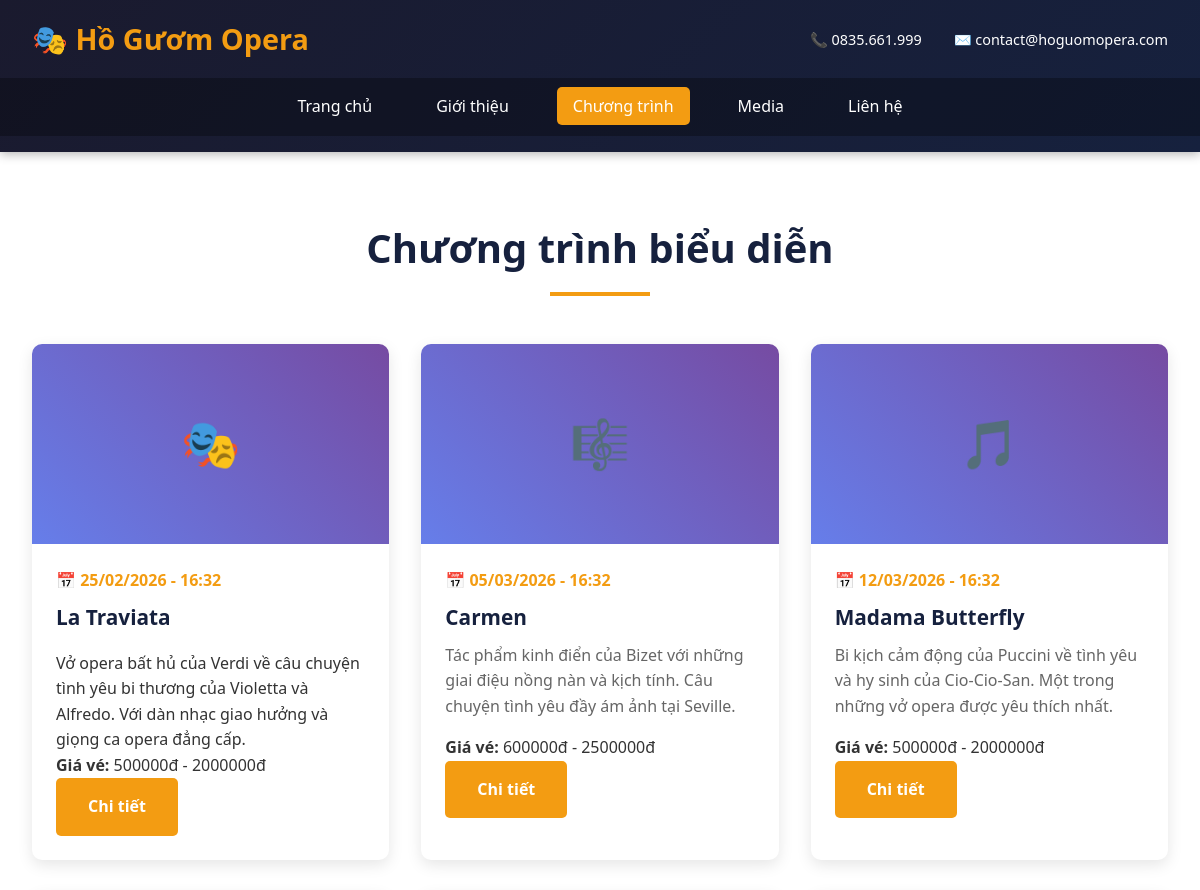
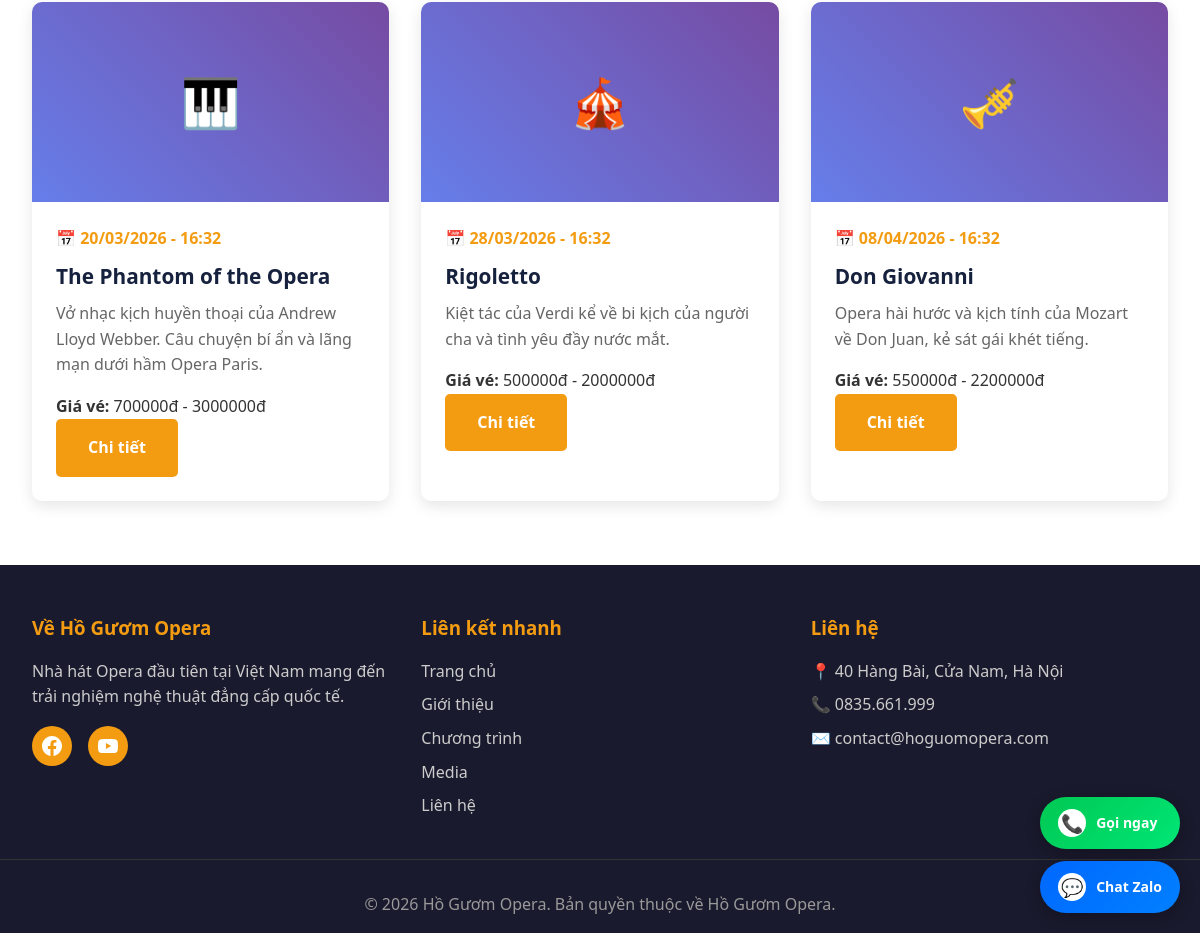
Screenshot of /events/ with the database file from the repository (2 pictures, top to bottom).
### core/models.py (models this page shows, shortened)
class SiteSettings(models.Model):
    site_name = models.CharField(max_length=200, default="Hồ Gươm Opera", verbose_name="Tên website")
    site_title = models.CharField(max_length=200, default="Hồ Gươm Opera - Nhà hát Opera Hà Nội", verbose_name="Tiêu đề website")
    site_description = models.TextField(default="Trải nghiệm nghệ thuật opera đẳng cấp thế giới tại Hà Nội", verbose_name="Mô tả website")
    logo = models.ImageField(upload_to='site/', blank=True, null=True, verbose_name="Logo")
    favicon = models.ImageField(upload_to='site/', blank=True, null=True, verbose_name="Favicon")
    phone = models.CharField(max_length=20, default="0835.661.999", verbose_name="Số điện thoại")
    email = models.EmailField(default="contact@hoguomopera.com", verbose_name="Email")
    address = models.CharField(max_length=500, default="40 Hàng Bài, Cửa Nam, Hà Nội", verbose_name="Địa chỉ")
    zalo_phone = models.CharField(max_length=20, default="0835661999", verbose_name="Số Zalo")
    facebook_url = models.URLField(blank=True, verbose_name="Facebook URL")
    youtube_url = models.URLField(blank=True, verbose_name="YouTube URL")
    instagram_url = models.URLField(blank=True, verbose_name="Instagram URL")
    keywords = models.CharField(max_length=500, blank=True, verbose_name="Từ khóa SEO", help_text="Các từ khóa cách nhau bởi dấu phẩy")
    og_image = models.ImageField(upload_to='site/', blank=True, null=True, verbose_name="Ảnh chia sẻ mạng xã hội", help_text="1200x630px")
    google_analytics = models.CharField(max_length=50, blank=True, verbose_name="Google Analytics ID", help_text="VD: G-XXXXXXXXXX")
    google_site_verification = models.CharField(max_length=100, blank=True, verbose_name="Google Site Verification")
    facebook_pixel = models.CharField(max_length=50, blank=True, verbose_name="Facebook Pixel ID")
    class Meta:
        verbose_name = "Cài đặt website"
        verbose_name_plural = "Cài đặt website"
    @classmethod
    def get_settings(cls):
        settings = cache.get('site_settings')
        if not settings:
            settings = cls.objects.first()
            if not settings:
                settings = cls.objects.create()
            cache.set('site_settings', settings, 3600)
        return settings

class Event(models.Model):
    title = models.CharField(max_length=200, verbose_name="Tên chương trình")
    description = HTMLField(verbose_name="Mô tả")
    date = models.DateTimeField(verbose_name="Ngày giờ biểu diễn")
    price_min = models.DecimalField(max_digits=10, decimal_places=0, verbose_name="Giá vé thấp nhất")
    price_max = models.DecimalField(max_digits=10, decimal_places=0, verbose_name="Giá vé cao nhất")
    icon = models.CharField(max_length=10, default="🎭", verbose_name="Icon")
    image = models.ImageField(upload_to='events/', blank=True, null=True, verbose_name="Hình ảnh")
    is_featured = models.BooleanField(default=False, verbose_name="Nổi bật")
    is_active = models.BooleanField(default=True, verbose_name="Hiển thị")
    created_at = models.DateTimeField(auto_now_add=True)
    updated_at = models.DateTimeField(auto_now=True)
    class Meta:
        verbose_name = "Chương trình"
        verbose_name_plural = "Chương trình biểu diễn"
        ordering = ['date']

### core/views.py (the view)
# urls.py: path('events/', views.events, name='events'),
def events(request):
    all_events = Event.objects.filter(is_active=True)
    context = {
        'events': all_events,
    }
    return render(request, 'core/events.html', context)

### core/context_processors.py (called while the page is built)
def site_settings(request):
    return {
        'site_settings': SiteSettings.get_settings()
    }

### core/templates/core/events.html (shortened to what this page needs)
{% extends 'core/base.html' %}
{% block content %}
<div class="container">
    <h2 class="section-title">Chương trình biểu diễn</h2>
    <div class="events-grid">
        {% for event in events %}
        <div class="event-card">
            {% if event.image %}
            <div class="event-image">
                <img src="{{ event.image.url }}" alt="{{ event.title }}">
            </div>
            {% else %}
            <div class="event-image">{{ event.icon }}</div>
            {% endif %}
            <div class="event-content">
                <div class="event-date">📅 {{ event.date|date:"d/m/Y - H:i" }}</div>
                <h3 class="event-title">{{ event.title }}</h3>
                <p class="event-description">{{ event.description|safe }}</p>
                <p><strong>Giá vé:</strong> {{ event.price_min|floatformat:0 }}đ - {{ event.price_max|floatformat:0 }}đ</p>
                <a href="{% url 'event_detail' event.pk %}" class="btn">Chi tiết</a>
            </div>
        </div>
        {% empty %}
        <p>Chưa có chương trình nào.</p>
        {% endfor %}
    </div>
</div>
{% endblock %}

### core/templates/core/base.html (shortened to what this page needs)
{% load static %}
<!DOCTYPE html>
<html lang="vi">
<head>
    <link rel="stylesheet" href="{% static 'css/style.css' %}">
    <link rel="stylesheet" href="{% static 'css/zalo-float.css' %}">
</head>
<body>
    <header>
        <div class="header-top">
            <div class="logo">
                {% if site_settings.logo %}
                <img src="{{ site_settings.logo.url }}" alt="{{ site_settings.site_name }}" style="height: 50px; vertical-align: middle;">
                {% else %}
                🎭 {{ site_settings.site_name }}
                {% endif %}
            </div>
            <div class="contact-info">
                <div>📞 {{ site_settings.phone }}</div>
                <div>✉️ {{ site_settings.email }}</div>
            </div>
        </div>
        <nav>
            <ul>
                <li><a href="{% url 'home' %}" {% if request.resolver_match.url_name == 'home' %}class="active"{% endif %}>Trang chủ</a></li>
                <li><a href="{% url 'about' %}" {% if request.resolver_match.url_name == 'about' %}class="active"{% endif %}>Giới thiệu</a></li>
                <li><a href="{% url 'events' %}" {% if request.resolver_match.url_name == 'events' %}class="active"{% endif %}>Chương trình</a></li>
                <li><a href="{% url 'gallery' %}" {% if request.resolver_match.url_name == 'gallery' %}class="active"{% endif %}>Media</a></li>
                <li><a href="{% url 'contact' %}" {% if request.resolver_match.url_name == 'contact' %}class="active"{% endif %}>Liên hệ</a></li>
            </ul>
        </nav>
    </header>
    {% block content %}{% endblock %}
    <div class="zalo-float">
        <a href="tel:{{ site_settings.phone }}" class="call-button" title="Gọi điện thoại">
            <div class="call-icon">📞</div>
            <span class="call-text">Gọi ngay</span>
        </a>
        <a href="https://zalo.me/{{ site_settings.zalo_phone }}" target="_blank" class="zalo-button" title="Liên hệ qua Zalo">
            <div class="zalo-icon">💬</div>
            <span class="zalo-text">Chat Zalo</span>
        </a>
    </div>
    <footer>
        <div class="footer-content">
            <div class="footer-section">
                <h3>Về Hồ Gươm Opera</h3>
                <p>Nhà hát Opera đầu tiên tại Việt Nam mang đến trải nghiệm nghệ thuật đẳng cấp quốc tế.</p>
                <div class="social-links">
                    {% if site_settings.facebook_url %}
                    <a href="{{ site_settings.facebook_url }}" target="_blank" title="Facebook">
                    </a>
                    {% endif %}
                    {% if site_settings.youtube_url %}
                    <a href="{{ site_settings.youtube_url }}" target="_blank" title="YouTube">
                    </a>
                    {% endif %}
                </div>
            </div>
            <div class="footer-section">
                <h3>Liên kết nhanh</h3>
                <a href="{% url 'home' %}">Trang chủ</a>
                <a href="{% url 'about' %}">Giới thiệu</a>
                <a href="{% url 'events' %}">Chương trình</a>
                <a href="{% url 'gallery' %}">Media</a>
                <a href="{% url 'contact' %}">Liên hệ</a>
            </div>
            <div class="footer-section">
                <h3>Liên hệ</h3>
                <p>📍 {{ site_settings.address }}</p>
                <p>📞 {{ site_settings.phone }}</p>
                <p>✉️ {{ site_settings.email }}</p>
            </div>
        </div>
        <div class="footer-bottom">
            <p>&copy; {% now "Y" %} {{ site_settings.site_name }}. Bản quyền thuộc về {{ site_settings.site_name }}.</p>
        </div>
    </footer>
</body>
</html>

### static/css/style.css (style rules this page uses)
* { margin: 0; padding: 0; box-sizing: border-box; }
body { font-family: 'Segoe UI', Tahoma, Geneva, Verdana, sans-serif; line-height: 1.6; color: #333; }
header { background: linear-gradient(135deg, #1a1a2e 0%, #16213e 100%); color: white; padding: 1rem 0; position: sticky; top: 0; z-index: 1000; box-shadow: 0 2px 10px rgba(0,0,0,0.3); }
.header-top { max-width: 1200px; margin: 0 auto; padding: 0 2rem; display: flex; justify-content: space-between; align-items: center; }
.logo { font-size: 1.8rem; font-weight: bold; color: #f39c12; }
.contact-info { display: flex; gap: 2rem; font-size: 0.9rem; }
nav { background: rgba(0,0,0,0.3); margin-top: 1rem; }
nav ul { list-style: none; display: flex; justify-content: center; gap: 2rem; padding: 1rem; max-width: 1200px; margin: 0 auto; }
nav a { color: white; text-decoration: none; padding: 0.5rem 1rem; transition: all 0.3s; border-radius: 5px; }
nav a:hover, nav a.active { background: #f39c12; transform: translateY(-2px); }
.container { max-width: 1200px; margin: 0 auto; padding: 4rem 2rem; }
.section-title { text-align: center; font-size: 2.5rem; margin-bottom: 3rem; color: #16213e; position: relative; padding-bottom: 1rem; }
.section-title::after { content: ''; position: absolute; bottom: 0; left: 50%; transform: translateX(-50%); width: 100px; height: 4px; background: #f39c12; }
.btn { display: inline-block; padding: 1rem 2rem; background: #f39c12; color: white; text-decoration: none; border-radius: 5px; transition: all 0.3s; font-weight: bold; }
.events-grid { display: grid; grid-template-columns: repeat(auto-fit, minmax(300px, 1fr)); gap: 2rem; }
.event-card { background: white; border-radius: 10px; overflow: hidden; box-shadow: 0 5px 15px rgba(0,0,0,0.1); transition: all 0.3s; }
.event-image { width: 100%; height: 200px; background: linear-gradient(45deg, #667eea 0%, #764ba2 100%); display: flex; align-items: center; justify-content: center; color: white; font-size: 3rem; }
.event-content { padding: 1.5rem; }
.event-date { color: #f39c12; font-weight: bold; margin-bottom: 0.5rem; }
.event-title { font-size: 1.3rem; margin-bottom: 0.5rem; color: #16213e; }
.event-description { color: #666; margin-bottom: 1rem; }
footer { background: #1a1a2e; color: white; padding: 3rem 0 1rem; }
.footer-content { max-width: 1200px; margin: 0 auto; padding: 0 2rem; display: grid; grid-template-columns: repeat(auto-fit, minmax(250px, 1fr)); gap: 2rem; margin-bottom: 2rem; }
.footer-section h3 { color: #f39c12; margin-bottom: 1rem; }
.footer-section p, .footer-section a { color: #ccc; text-decoration: none; display: block; margin-bottom: 0.5rem; }
.social-links { display: flex; gap: 1rem; margin-top: 1rem; }
.social-links a { width: 40px; height: 40px; background: #f39c12; border-radius: 50%; display: flex; align-items: center; justify-content: center; transition: all 0.3s; color: white; }
.social-links a svg { width: 20px; height: 20px; }
.footer-bottom { text-align: center; padding-top: 2rem; border-top: 1px solid #333; color: #999; }

### static/css/zalo-float.css (style rules this page uses)
.zalo-float { position: fixed; bottom: 20px; right: 20px; z-index: 9998; display: flex; flex-direction: column; gap: 12px; }
.zalo-button, .call-button { display: flex; align-items: center; gap: 10px; padding: 12px 18px; border-radius: 50px; text-decoration: none; box-shadow: 0 4px 15px rgba(0, 0, 0, 0.3); transition: all 0.3s; font-weight: bold; font-size: 15px; }
.zalo-button { background: linear-gradient(135deg, #0068FF 0%, #0180FF 100%); color: white; }
.call-button { background: linear-gradient(135deg, #00C853 0%, #00E676 100%); color: white; }
.zalo-icon, .call-icon { width: 28px; height: 28px; background: white; border-radius: 50%; display: flex; align-items: center; justify-content: center; font-size: 18px; flex-shrink: 0; }
.zalo-text, .call-text { font-size: 14px; white-space: nowrap; }

### rows the page displays
SiteSettings: site_name "Hồ Gươm Opera", phone "0835.661.999", email "contact@hoguomopera.com", address "40 Hàng Bài, Cửa Nam, Hà Nội"
Event: icon "🎭", date "25/02/2026 - 16:32", title "La Traviata", description "Vở opera bất hủ của Verdi về câu chuyện tình yêu bi thương của Violetta và Alfredo. Với dàn nhạc giao hưởng và giọng ca opera đẳng cấp.", price_min "500000", price_max "2000000"
Event: date "05/03/2026 - 16:32", title "Carmen", description "Tác phẩm kinh điển của Bizet với những giai điệu nồng nàn và kịch tính. Câu chuyện tình yêu đầy ám ảnh tại Seville.", price_min "600000", price_max "2500000"
Event: date "12/03/2026 - 16:32", title "Madama Butterfly", description "Bi kịch cảm động của Puccini về tình yêu và hy sinh của Cio-Cio-San. Một trong những vở opera được yêu thích nhất.", price_min "500000", price_max "2000000"
Event: icon "🎹", date "20/03/2026 - 16:32", title "The Phantom of the Opera", description "Vở nhạc kịch huyền thoại của Andrew Lloyd Webber. Câu chuyện bí ẩn và lãng mạn dưới hầm Opera Paris.", price_min "700000", price_max "3000000"
Event: icon "🎪", date "28/03/2026 - 16:32", title "Rigoletto", description "Kiệt tác của Verdi kể về bi kịch của người cha và tình yêu đầy nước mắt.", price_min "500000", price_max "2000000"
Event: icon "🎺", date "08/04/2026 - 16:32", title "Don Giovanni", description "Opera hài hước và kịch tính của Mozart về Don Juan, kẻ sát gái khét tiếng.", price_min "550000", price_max "2200000"
